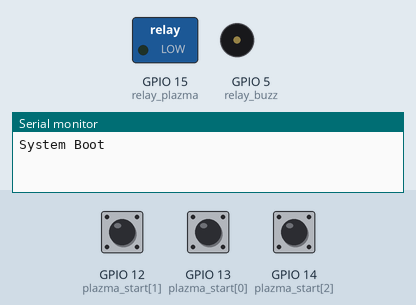
Recording of a sketch running on a simulated ESP32. Shown: switched loads named in the sketch (green lamp = pin HIGH), buzzer (waves = sounding, pin HIGH), the last lines printed to the serial monitor. The inputs (shaded band) are chosen by the test bench; at power-on: GPIO 12 (plazma_start[1]) HIGH, GPIO 13 (plazma_start[0]) HIGH, GPIO 14 (plazma_start[2]) HIGH.

Above: at 1.2 s.
1.3 s: GPIO 12 (plazma_start[1]) pulled LOW for 0.15 s
At 1.7 s:
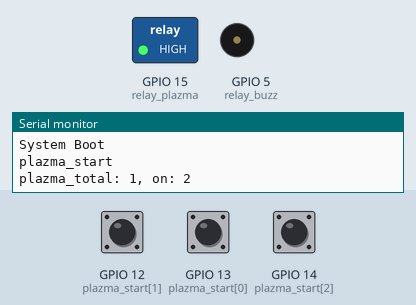
Timing chart, 0 to 4.3 s (numbered marks = the images above; inputs shaded):
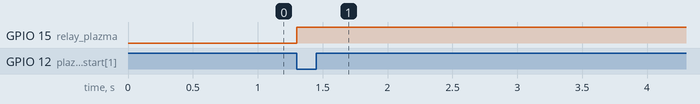

The sketch:

Plasma_relay_button.ino
```cpp
//const int8_t Relay[6]  = {5, 17, 16, 4, 2, 15};
//const int8_t Button[4] = {13, 12, 14, 27};
//const int8_t ADC[5]    = {33, 32, 34, 39, 35};
//const int8_t DAC[2]    = {25, 26};
#define buttons 4

uint16_t total_run    = 60 * 5;
uint16_t interval_on  = 30;
uint16_t interval_off = 30;
uint16_t intervals[buttons] = {30,60,100,300};
//// ------------ Pin out D ---------------
const uint8_t relay_plazma = 15;
const uint8_t relay_buzz = 5;
//// ------------ Pin out B ---------------
const uint8_t plazma_start[buttons] = { 13, 12, 14, 27 };
//// ------------ Value -------------------
uint32_t count_plazma_total = 0;
uint8_t count_plazma_on = 1;
uint8_t count_plazma_off = 1;
//// ------------ Flage -------------------
boolean plazma_phaze = true;
boolean plazma_run = false;
//// ------------ Update Timer ------------
unsigned long prevUpdate = 0UL;

//// ------------ setup -------------------
void setup() {
  prevUpdate = millis();
  Serial.begin(115200);
  //// ------------ Pin Out ---------------
  pinMode(relay_plazma, OUTPUT);
  pinMode(relay_buzz, OUTPUT);

  for (uint8_t index = 0; index < 3; index++) {
    pinMode(plazma_start[index], INPUT_PULLUP);
  }
  Serial.println("System Boot");
}  //// ------------ End Of Setup() ---------

//// ------------ loop --------------------
void loop() {
  unsigned long time_now = millis();
  simple_run(time_now);
  simple_button();
}  //// ------------ End Of loop() ----------


void simple_run(unsigned long time_now) {
  if (plazma_run && ((time_now - prevUpdate) > 1000)) {
    prevUpdate = time_now;
    if (count_plazma_total < total_run) {
      count_plazma_total++;
      Serial.print("plazma_total: ");
      Serial.print(count_plazma_total);
      digitalWrite(relay_plazma, plazma_phaze);
      if (plazma_phaze) {
        if (count_plazma_on < interval_on) {
          count_plazma_on++;
        } else {
          plazma_phaze = !plazma_phaze;
          count_plazma_on = 1;
        }
        Serial.print(", on: ");
        Serial.println(count_plazma_on);
      } else {
        if (count_plazma_off < interval_off) {
          count_plazma_off++;
        } else {
          plazma_phaze = !plazma_phaze;
          count_plazma_off = 1;
        }
        Serial.print(", off: ");
        Serial.println(count_plazma_off);
      }
    } else {
      if (plazma_run) {
        plazma_run = false;
        for (uint8_t index = 0; index < 3; index++) {
          digitalWrite(relay_buzz, true);
          delay(1000);
          digitalWrite(relay_buzz, false);
          delay(1000);
        }
        digitalWrite(relay_plazma, false);
        Serial.println("plazma_end");
      }
    }
  }
}

void simple_button() {
  for (uint8_t index = 0; index < 3; index++) {
    if (!digitalRead(plazma_start[index]) && !plazma_run) {
      delay(1);
      if (!digitalRead(plazma_start[index])) {
        interval_on  = intervals[index];
        interval_off = intervals[index];
        count_plazma_total = 0;
        plazma_run = true;
        Serial.println("plazma_start");
      }
    }
  }
}
```

Measured:
- after the input at 1.3 s, GPIO 15 (relay_plazma): LOW → HIGH at once
